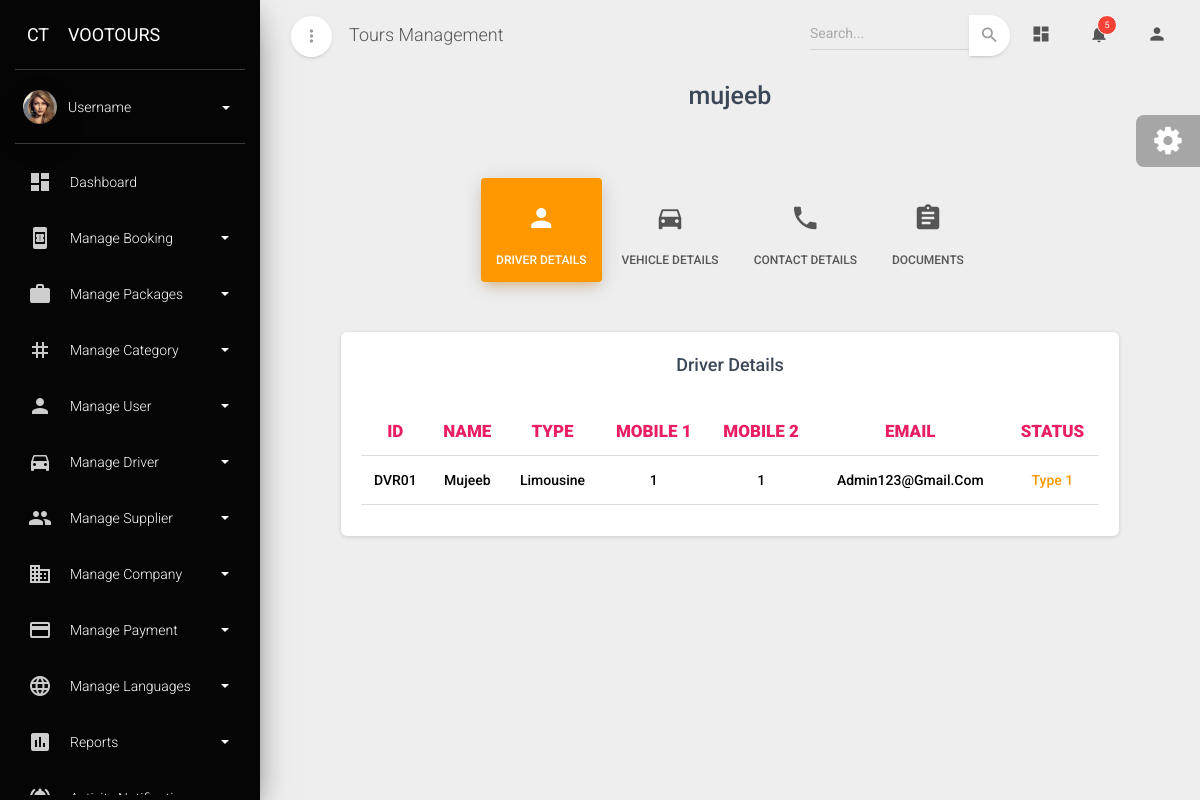
The page /driver_details/DVR01/ on the database its author committed.
### admin_dashboard/models.py (models this page shows, shortened)
class Driver(models.Model):
    type_Choices=[
        ('Limousine','Limousine'),
        ('Transportation','Transportation'),
        ('Tourism','Tourism'),
        ('Stretch limo','Stretch limo')
    ]
    driver_id=models.CharField(max_length=10,primary_key=True,editable=False)
    name=models.CharField(max_length=100)
    driver_type=models.CharField(choices=type_Choices,max_length=100)
    vehicle_make=models.CharField(max_length=100)
    vehicle_brand=models.CharField(max_length=100)
    vehicle_year=models.CharField(max_length=10)
    mobile1=models.PositiveIntegerField()
    mobile2=models.PositiveIntegerField()
    whatsapp1=models.PositiveIntegerField()
    whatsapp2=models.PositiveIntegerField()
    email=models.EmailField()
    vehicle_registration=models.CharField(max_length=100)
    rc_expiry=models.DateField()
    dl_number=models.CharField(max_length=100)
    dl_expiry=models.DateField()
    passport_number=models.CharField(max_length=100)
    passport_expiry=models.DateField()
    emirates_id_number=models.CharField(max_length=100)
    emirates_id_expiry=models.DateField()
    visa_number=models.CharField(max_length=100)
    visa_expiry=models.DateField()
    vehicle_rc=models.FileField(upload_to='driver_vehicle_rc/')
    insurance=models.FileField(upload_to='driver_vehicle_insurance/')
    driving_license=models.FileField(upload_to='driving_license/')
    passport=models.FileField(upload_to='driver_passport/')
    emirates_id=models.FileField(upload_to='driver_emirates_id/')
    visa=models.FileField(upload_to='driver_visa/')
    photos=models.FileField(upload_to='driver_photos/')
    status=models.ForeignKey(Status_type,on_delete=models.CASCADE)

class Status_type(models.Model):
    status=models.CharField(max_length=100,unique=True)
    def __str__(self):
        return self.status

### admin_dashboard/views.py (the view)
# urls.py: path('driver_details/<str:pk>/',driver_details_view,name='driver_details')
def driver_details_view(request,pk):
    data=Driver.objects.get(driver_id=pk)
    return render(request,'driverdetailsview.html',{'data':data})

### admin_dashboard/templates/driverdetailsview.html (shortened to what this page needs)
{% extends "base.html" %}
{% block content %}
            <div class="row mt-5">
                <div class="col-1"></div>
                <div class="col-md-10 ml-auto mr-auto">
                  <div class="page-categories">
                    <h3 class="title text-center font-weight-bold">{{data.name}}</h3>
                    <br />
                    <ul class="nav nav-pills nav-pills-warning nav-pills-icons justify-content-center mt-3" role="tablist">
                      <li class="nav-item">
                        <a class="nav-link active" data-toggle="tab" href="#details" role="tablist">
                          <i class="material-icons">person</i> Driver Details
                        </a>
                      </li>
                      <li class="nav-item">
                        <a class="nav-link" data-toggle="tab" href="#vehicle" role="tablist">
                          <i class="material-icons">directions_car</i> Vehicle Details
                        </a>
                      </li>
                      <li class="nav-item">
                        <a class="nav-link" data-toggle="tab" href="#contact" role="tablist">
                          <i class="material-icons">phone</i> Contact Details
                        </a>
                      </li>
                      <li class="nav-item">
                        <a class="nav-link" data-toggle="tab" href="#document" role="tablist">
                          <i class="material-icons">assignment</i>Documents
                        </a>
                      </li>
                    </ul>
                    <div class="tab-content tab-space tab-subcategories">
                      <div class="tab-pane active" id="details">
                        <div class="card">
                          <div class="card-header">
                            <h4 class="card-title text-center font-weight-bold mt-2">Driver Details</h4>
                          </div>
                            <div class="card-body">
                                <div class="table-responsive">
                                  <table class="table">
                                    <thead>
                                      <tr>
                                        <th class="text-center  text-rose" style="font-weight: 900;" >ID</th>
                                        <th class="text-center  text-rose" style="font-weight: 900;" >NAME</th>
                                        <th class="text-center  text-rose" style="font-weight: 900;" >TYPE</th>
                                        <th class="text-center  text-rose" style="font-weight: 900;" >MOBILE 1</th>
                                        <th class="text-center  text-rose" style="font-weight: 900;" >MOBILE 2</th>
                                        <th class="text-center  text-rose" style="font-weight: 900;" >EMAIL</th>
                                        <th class="text-center  text-rose" style="font-weight: 900;" >STATUS</th>
                                      </tr>
                                    </thead>
                                    <tbody>
                                      <tr>
                                        <td class="text-center text-capitalize" style="font-weight: 500;">{{data.driver_id}}</td>
                                        <td class="text-center text-capitalize" style="font-weight: 500;">{{data.name}}</td>
                                        <td class="text-center text-capitalize" style="font-weight: 500;">{{data.driver_type}}</td>
                                        <td class="text-center text-capitalize" style="font-weight: 500;">{{data.mobile1}}</td>
                                        <td class="text-center text-capitalize" style="font-weight: 500;">{{data.mobile2}}</td>
                                        <td class="text-center text-capitalize" style="font-weight: 500;">{{data.email}}</td>
                                        {% if data.status == "Active" %}
                                          <td class="text-center text-capitalize text-success" style="font-weight: 500;">{{data.status}}</td>
                                        {% elif data.status == "Inactive" %}
                                          <td class="text-center text-capitalize text-priamry" style="font-weight: 500;">{{data.status}}</td>
                                        {% else %}
                                          <td class="text-center text-capitalize text-warning" style="font-weight: 500;">{{data.status}}</td>
                                        {% endif %}
                                      </tr>
                                    </tbody>
                                  </table>
                                </div>
                              </div>
                          </div>
                      </div>
                    </div>
                  </div>
                </div>
                <div class="col-1"></div>
              </div>
        </div>
{% endblock content %}

### rows shown on the page
Driver: name "mujeeb", driver_id "DVR01", name "Mujeeb", driver_type "Limousine", mobile1 "1", mobile2 "1", email "Admin123@gmail.com", status "Type 1"
